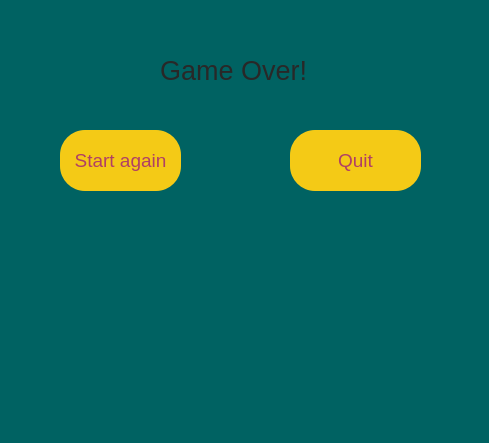
<?xml version="1.0" encoding="UTF-8"?>
<ui version="4.0">
 <class>GameOver</class>
 <widget class="QWidget" name="GameOver">
  <property name="geometry">
   <rect>
    <x>0</x>
    <y>0</y>
    <width>489</width>
    <height>443</height>
   </rect>
  </property>
  <property name="font">
   <font>
    <pointsize>15</pointsize>
   </font>
  </property>
  <property name="windowTitle">
   <string>Form</string>
  </property>
  <property name="styleSheet">
   <string notr="true">background-color:rgb(0, 98, 98)</string>
  </property>
  <widget class="QPushButton" name="pushButton">
   <property name="geometry">
    <rect>
     <x>60</x>
     <y>130</y>
     <width>121</width>
     <height>61</height>
    </rect>
   </property>
   <property name="font">
    <font>
     <pointsize>14</pointsize>
    </font>
   </property>
   <property name="styleSheet">
    <string notr="true">background-color:rgb(244, 202, 22);
color:rgb(176, 64, 100);
border-radius:25px</string>
   </property>
   <property name="text">
    <string>Start again</string>
   </property>
  </widget>
  <widget class="QPushButton" name="pushButton_2">
   <property name="geometry">
    <rect>
     <x>290</x>
     <y>130</y>
     <width>131</width>
     <height>61</height>
    </rect>
   </property>
   <property name="font">
    <font>
     <pointsize>14</pointsize>
    </font>
   </property>
   <property name="styleSheet">
    <string notr="true">background-color:rgb(244, 202, 22);
color:rgb(176, 64, 100);
border-radius:25px</string>
   </property>
   <property name="text">
    <string>Quit</string>
   </property>
  </widget>
  <widget class="QLabel" name="label">
   <property name="geometry">
    <rect>
     <x>160</x>
     <y>40</y>
     <width>191</width>
     <height>61</height>
    </rect>
   </property>
   <property name="font">
    <font>
     <pointsize>20</pointsize>
    </font>
   </property>
   <property name="styleSheet">
    <string notr="true">color:rgb(40,40,40)</string>
   </property>
   <property name="text">
    <string>Game Over!</string>
   </property>
  </widget>
  <widget class="QLabel" name="label_go">
   <property name="geometry">
    <rect>
     <x>110</x>
     <y>200</y>
     <width>261</width>
     <height>231</height>
    </rect>
   </property>
   <property name="text">
    <string/>
   </property>
  </widget>
 </widget>
 <resources/>
 <connections/>
</ui>
